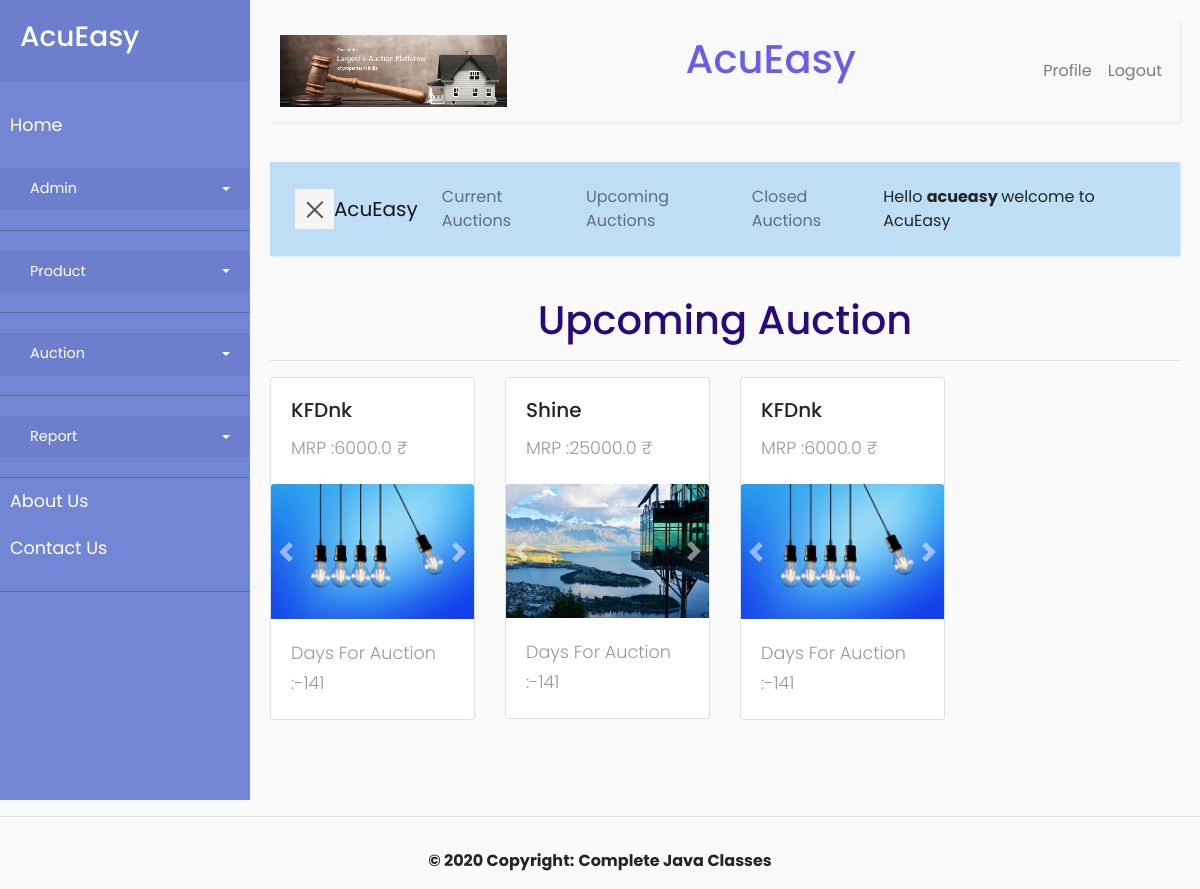
The app's page /auction/upcoming-auction/ (signed in) with its own data.
### Auction/models.py (models this page shows, shortened)
class AuctionDetails(models.Model):
    auctiondetails_id = models.AutoField(primary_key=True)
    auctiondetails_date = models.DateTimeField()
    productinformation = models.ForeignKey(
        ProductInformation, on_delete=models.CASCADE)

### Product/models.py (models this page shows, shortened)
class ProductInformation(models.Model):
    productinformation_id = models.AutoField(primary_key=True)
    productcategory = models.ForeignKey(ProductCategory, on_delete=models.CASCADE)
    productsubcategory = models.ForeignKey(ProductSubcategory, on_delete=models.CASCADE)
    productinformation_name=models.CharField(max_length=36)
    productinformation_details = models.TextField()
    user = models.ForeignKey(User, on_delete=models.CASCADE)
    product_verify = models.BooleanField(default=False)
    productinformation_baseprice=models.FloatField()

class ProductImages(models.Model):
    productimages_id = models.AutoField(primary_key=True)
    productinformation = models.ForeignKey(ProductInformation, on_delete=models.CASCADE)
    productimages_image = models.FileField(upload_to="product/")

### Auction/views.py (the view)
# urls.py: path('upcoming-auction/', views.Upcoming_Auction.as_view()),
class Upcoming_Auction(View):
    now = datetime.now()
    objAuction = AuctionDetails.objects.filter(
        auctiondetails_date__gt=datetime.now())
    date = objAuction[0].auctiondetails_date
    product = objAuction[0].productinformation
    images = product.productimages_set.all()
    def calculate_dates(self, date, now):
        delta = datetime(now.year, date.month, date.day)
        days = (delta - now).days
        return days
    def get(self, request):
        name = request.session.get('admin')
        uname = request.session.get('uname')
        if name:
            return render(request, 'upcoming_auction.html', {'admin': name, 'objAuction': self.objAuction, 'date': self.calculate_dates(self.date, self.now)})
        elif uname:
            return render(request, 'User/upcoming_auction_user.html', {'user': uname, 'objAuction': self.objAuction, 'date': self.calculate_dates(self.date, self.now)})
        else:
            return render(request, 'User/upcoming_auction_guest.html', {'objAuction': self.objAuction, 'date': self.calculate_dates(self.date, self.now)})

### Auction/templates/upcoming_auction.html (shortened to what this page needs)
{% extends 'AcuEasy/admin_base2.html'%} {% load static %}
  {% load crispy_forms_tags %}
  {% block body %}
  <div align="center">
    <h1>Upcoming Auction</h1>
  </div>
  <hr />
  <div class="row">
    {% for product in objAuction %}
    <div class="col-sm-3">
      <div class="card">
        <div class="card-body">
          <h5 class="card-title">
            {{product.productinformation.productinformation_name}}
          </h5>
          <p class="card-text">
            MRP :{{product.productinformation.productinformation_baseprice}} &#8377;
          </p>
        </div>
        <div id="carouselExampleControls" class="carousel slide" data-ride="carousel">
          <a href="/auction/product-detail/{{product.auctiondetails_id}}/">
            <div class="carousel-inner">
              {% for prodimage in product.productinformation.productimages_set.all%}
              {% if forloop.first %}
              <div class="carousel-item active">
                <img class="card-img-top" src="{{prodimage.productimages_image.url}}" alt="Card image cap" />
              </div>
              {% else %}
              <div class="carousel-item">
                <img class="card-img-top" src="{{prodimage.productimages_image.url}}" alt="Card image cap" />
              </div>
              {% endif %} {% endfor %}
            </div>
          </a>
          <a class="carousel-control-prev" href="#carouselExampleControls" role="button" data-slide="prev">
            <span class="carousel-control-prev-icon" aria-hidden="true"></span>
          </a>
          <a class="carousel-control-next" href="#carouselExampleControls" role="button" data-slide="next">
            <span class="carousel-control-next-icon" aria-hidden="true"></span>
          </a>
        </div>
        <div class="card-body">
          <p class="card-text">
            Days For Auction :{{date}}
          </p>
        </div>
      </div>
    </div>
    {% endfor %}
  </div>
  {% endblock %}

### static/css/base.css (style rules this page uses)
body { font-family: 'Poppins', sans-serif; background: #fafafa; }
p { font-family: 'Poppins', sans-serif; font-size: 1.1em; font-weight: 300; line-height: 1.7em; color: #999; }
a, a:hover, a:focus { color: inherit; text-decoration: none; transition: all 0.3s; }

### Auction/templates/upcoming_auction.html (style rules this page uses)
h1 { color: #280a7c; }

### records on screen
AuctionDetails: productinformation.productinformation_name "KFDnk", productinformation.productinformation_baseprice "6000.0", date "-141"
ProductImages: productimages_image (picture)
AuctionDetails: productinformation.productinformation_name "Shine", productinformation.productinformation_baseprice "25000.0", date "-141"
ProductImages: productimages_image (picture)
AuctionDetails: productinformation.productinformation_name "KFDnk", productinformation.productinformation_baseprice "6000.0", date "-141"

### other values on screen
{{ admin }} "acueasy"
